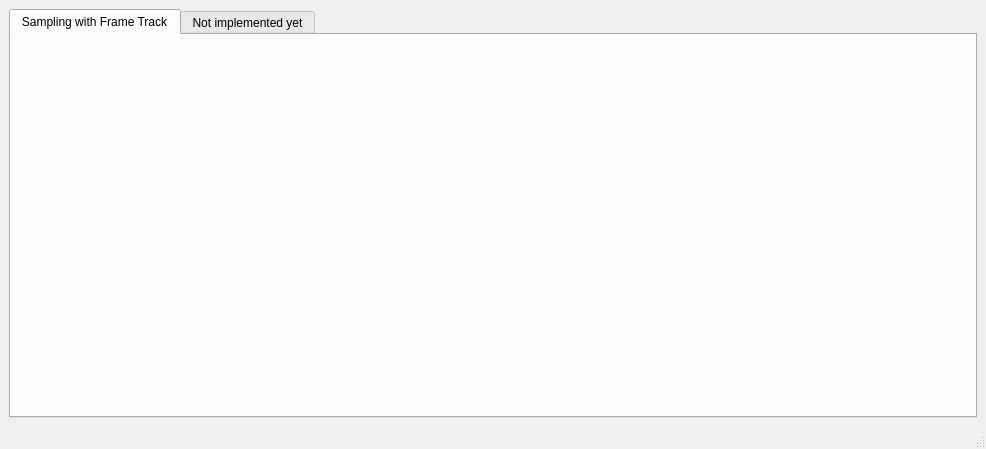
<?xml version="1.0" encoding="UTF-8"?>
<ui version="4.0">
 <class>MainWindow</class>
 <widget class="QMainWindow" name="MainWindow">
  <property name="geometry">
   <rect>
    <x>0</x>
    <y>0</y>
    <width>986</width>
    <height>449</height>
   </rect>
  </property>
  <property name="windowTitle">
   <string>Mizar</string>
  </property>
  <widget class="QWidget" name="central_widget_">
   <layout class="QVBoxLayout" name="verticalLayout">
    <item>
     <widget class="QTabWidget" name="tab_widget_">
      <property name="currentIndex">
       <number>0</number>
      </property>
      <widget class="QWidget" name="sampling_with_frametrack_tab_">
       <attribute name="title">
        <string>Sampling with Frame Track</string>
       </attribute>
       <layout class="QVBoxLayout" name="verticalLayout_2">
        <item>
         <layout class="QHBoxLayout" name="layout">
          <item>
           <widget class="orbit_mizar_widgets::SamplingWithFrameTrackWidget" name="sampling_with_frame_track_widget_" native="true"/>
          </item>
         </layout>
        </item>
       </layout>
      </widget>
      <widget class="QWidget" name="tab_2">
       <attribute name="title">
        <string>Not implemented yet</string>
       </attribute>
      </widget>
     </widget>
    </item>
   </layout>
  </widget>
  <widget class="QStatusBar" name="statusbar"/>
 </widget>
 <customwidgets>
  <customwidget>
   <class>orbit_mizar_widgets::SamplingWithFrameTrackWidget</class>
   <extends>QWidget</extends>
   <header>MizarWidgets/SamplingWithFrameTrackWidget.h</header>
   <container>1</container>
  </customwidget>
 </customwidgets>
 <resources/>
 <connections/>
</ui>
